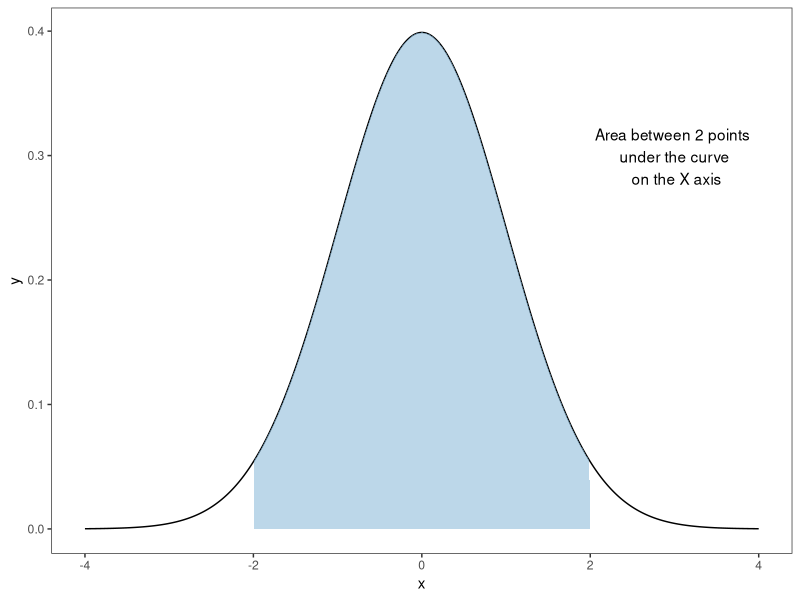

Here is the R script that generated this plot:
# Playing around with a distribution probability image
library(ggplot2)
library(dplyr)
library(tidyr)

#Input mean, standard dev, problem type

#Problem type looks like: 
#X > a
#a < X < b
#|X| < a
#|X| > a
# X<b AND X>a

#generate a sequence based on the mean and sd.
#X = seq()
x=seq(-4, 4, 0.01)
y=dnorm(x)
a=-1
b=2

myData = data.frame(x=x, y=y)

ggplot(NULL, mapping=aes(x=x, y=y))+
  geom_line(color="black")+
  geom_area(data=filter(myData, abs(x) < b), fill="#7BAFD4", alpha=0.5)+ #Go Heels
  #Put the mean here for the max Y value
  scale_y_continuous(limits=c(0, dnorm(0)))+
  theme_bw()+
  theme(panel.grid = element_blank())+
  annotate("text", x=0.75*max(x), y=0.75*max(y), label="Area between 2 points \n under the curve \n on the X axis")
  

## Include what the commands in Excel are giving you: 
#  Need to have norm.dist(cumulative={T/F})
# -> point to the area or the function height depending on which








